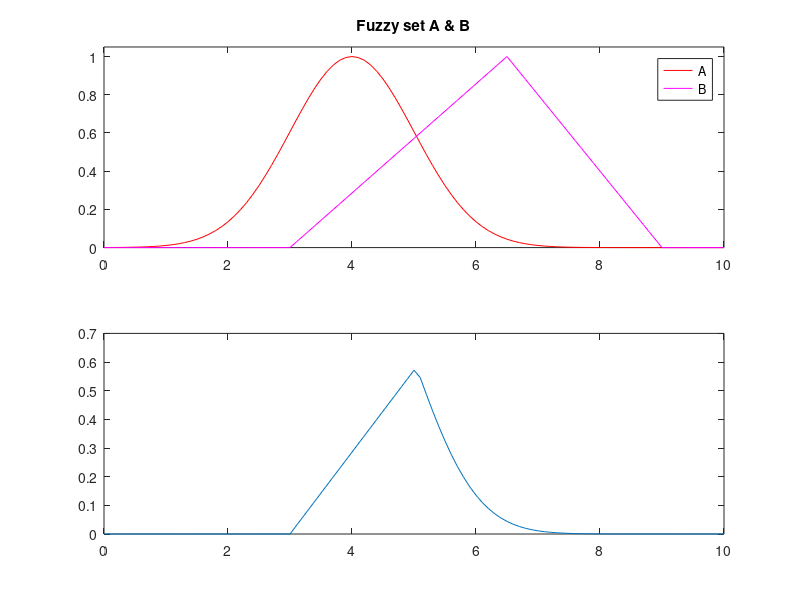

Recreate this plot in MATLAB.
close all;
x=(0:0.1:10);
m1=gaussmf(x,[1 4]);
m2=trimf(x,[3 6.5 9]);
m_union=min(m1,m2);
hold on
subplot(2,1,1)
plot(x,m1,'r')
hold on
plot(x,m2,'m')
hold off
axis([0 10 0 1.05]);
legend('A','B');
title('Fuzzy set A & B')
subplot(2,1,2);
plot(x, m_union)
